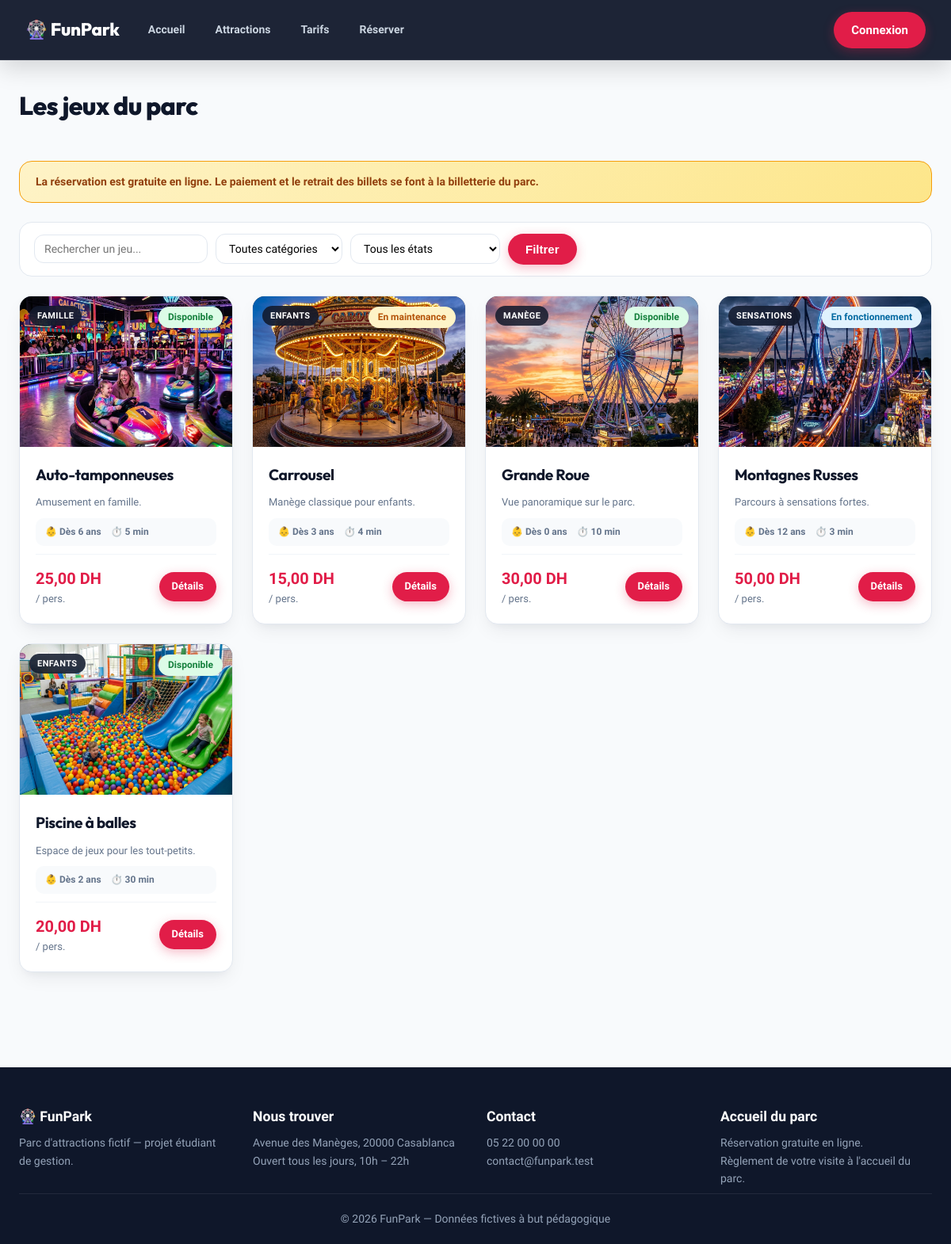
Screenshot of /index.php?page=jeux&action=index with the database file from the repository.
### tables this page shows
CREATE TABLE jeu (
  id_jeu INT AUTO_INCREMENT PRIMARY KEY,
  nom VARCHAR(80) NOT NULL,
  description TEXT,
  categorie VARCHAR(50) NOT NULL,
  age_minimum INT NOT NULL DEFAULT 0,
  capacite INT NOT NULL,
  duree_session INT NOT NULL,
  tarif DECIMAL(8,2) NOT NULL,
  etat ENUM('disponible','en_fonctionnement','en_maintenance','hors_service','ferme_temporairement') NOT NULL DEFAULT 'disponible',
  date_mise_service DATE,
  actif TINYINT(1) NOT NULL DEFAULT 1,
  id_responsable INT NULL,
  FOREIGN KEY (id_responsable) REFERENCES responsable(id_responsable)
);

### controllers/JeuController.php (called while the page is built, shortened)
<?php
class JeuController {
    private $pdo, $jeu, $responsable;
    public function __construct($pdo) {
        $this->jeu = new Jeu($pdo);
        $this->responsable = new Responsable($pdo);
    }
    public function actionIndex() {
        $filtres = ['q' => trim($_GET['q'] ?? ''), 'etat' => $_GET['etat'] ?? '', 'categorie' => $_GET['categorie'] ?? '',
                    'id_responsable' => $_GET['id_responsable'] ?? ''];
        $jeux = $this->jeu->tous($filtres, roleActuel(), idResponsableSession());
        vue('jeux/index', ['jeux' => $jeux, 'filtres' => $filtres, 'responsables' => $this->responsable->tous()]);
    }
}

### index.php (called while the page is built, shortened)
<?php
require RACINE . '/config/helpers.php';
$action = $_GET['action'] ?? 'index';
try {
    $controleur = new $nomClasse(getPDO());
    $methode = 'action' . ucfirst($action);
    $controleur->$methode();
} catch (PDOException $e) {
    die("Erreur de base de données : " . e($e->getMessage()));
}

### models/Jeu.php (called while the page is built, shortened)
<?php
class Jeu {
    private $pdo;
    public function __construct($pdo) { $this->pdo = $pdo; }
    public function tous($f, $role, $idResponsable) {
        $sql = "SELECT j.*, r.nom AS resp_nom, r.prenom AS resp_prenom
                FROM jeu j LEFT JOIN responsable r ON r.id_responsable = j.id_responsable WHERE 1=1";
        $p = [];
        if ($role === 'responsable')     { $sql .= " AND j.id_responsable = ?"; $p[] = $idResponsable; }
        elseif ($role !== 'admin')       { $sql .= " AND j.actif = 1"; }
        $sql .= " ORDER BY j.nom";
        $req = $this->pdo->prepare($sql);
        $req->execute($p);
        return $req->fetchAll();
    }
}

### views/jeux/index.php (the view, shortened to what this page needs)
<?php $titrePage = 'Jeux'; $role = roleActuel(); $personnel = estPersonnel(); ?>
<div class="entete">
    <h1><?= $role === 'responsable' ? 'Mes jeux' : 'Les jeux du parc' ?></h1>
</div>
<?php if (!$personnel) bandeauBilletterie(); ?>
<form method="get" class="filtres">
    <input type="text" name="q" placeholder="Rechercher un jeu..." value="<?= e($filtres['q']) ?>">
    <select name="categorie"><option value="">Toutes catégories</option>
    </select>
    <select name="etat"><option value="">Tous les états</option>
    </select>
    <button class="btn" type="submit">Filtrer</button>
</form>
<?php if (!$personnel): ?>
<div class="grille-jeux">
    <?php foreach ($jeux as $j): ?>
    <article class="carte-jeu">
        <div class="carte-image-wrapper">
            <img src="<?= e(imageJeu($j)) ?>" alt="<?= e($j['nom']) ?>" class="carte-jeu-img" loading="lazy">
            <span class="badge-categorie"><?= e($j['categorie']) ?></span>
            <div class="badge-etat-overlay"><?= $j['actif'] ? badge($j['etat']) : badge('inactif') ?></div>
        </div>
        <div class="carte-jeu-corps">
            <h3><a href="<?= e(url('jeux', 'detail', ['id' => $j['id_jeu']])) ?>"><?= e($j['nom']) ?></a></h3>
            <p class="desc-courte"><?= e($j['description']) ?></p>
            <div class="caracteristiques">
                <span>👶 Dès <?= (int)$j['age_minimum'] ?> ans</span>
                <span>⏱️ <?= (int)$j['duree_session'] ?> min</span>
            </div>
            <div class="carte-jeu-pied">
                <div class="prix-bloc">
                    <strong class="prix"><?= montant($j['tarif']) ?></strong> <small>/ pers.</small>
                </div>
                <a class="btn btn-sm" href="<?= e(url('jeux', 'detail', ['id' => $j['id_jeu']])) ?>">Détails</a>
            </div>
        </div>
    </article>
    <?php endforeach; ?>
</div>
<?php endif; ?>

### config/helpers.php (shortened to what this page needs)
<?php
function libelle($valeur) {
    $textes = [
        'disponible' => 'Disponible', 'en_fonctionnement' => 'En fonctionnement', 'en_maintenance' => 'En maintenance',
        'hors_service' => 'Hors service', 'ferme_temporairement' => 'Fermé temporairement',
        'admin' => 'Administrateur', 'responsable' => 'Responsable de jeu', 'agent' => 'Agent de vente / accueil',
        'client' => 'Client / visiteur',
        'especes' => 'Espèces', 'carte' => 'Carte', 'paye' => 'Payé', 'en_attente' => 'En attente',
        'confirmee' => 'Confirmée', 'payee' => 'Payée', 'utilisee' => 'Utilisée', 'annulee' => 'Annulée',
        'signalee' => 'Signalée', 'planifiee' => 'Planifiée', 'en_cours' => 'En cours', 'terminee' => 'Terminée',
        'jeu' => 'Lié à un jeu', 'general' => 'Frais généraux',
        'individuel' => 'Individuel', 'famille' => 'Famille', 'groupe' => 'Groupe',
        'actif' => 'Actif', 'inactif' => 'Inactif', 'valide' => 'Valide', 'utilise' => 'Utilisé',
        'billet' => 'Billets', 'reservation' => 'Réservation', 'abonnement' => 'Abonnement', 'autre' => 'Autre',
    ];
    return $textes[$valeur] ?? $valeur;
}
function badge($valeur) {
    return '<span class="badge b-' . e($valeur) . '">' . e(libelle($valeur)) . '</span>';
}
function imageJeu($jeu) {
    $nom = mb_strtolower(is_array($jeu) ? ($jeu['nom'] ?? '') : (string)$jeu);
    if (strpos($nom, 'roue') !== false) return 'public/images/grande_roue.png';
    if (strpos($nom, 'montagne') !== false || strpos($nom, 'russe') !== false) return 'public/images/montagnes_russes.png';
    if (strpos($nom, 'tampon') !== false || strpos($nom, 'auto') !== false) return 'public/images/auto_tamponneuses.png';
    if (strpos($nom, 'carrousel') !== false) return 'public/images/carrousel.png';
    if (strpos($nom, 'balle') !== false || strpos($nom, 'piscine') !== false) return 'public/images/piscine_balles.png';
    return 'public/images/grande_roue.png';
}
function e($texte) {
    return htmlspecialchars((string)$texte, ENT_QUOTES, 'UTF-8');
}
function montant($valeur) {
    return number_format((float)$valeur, 2, ',', ' ') . ' DH';
}
function url($page, $action = 'index', $params = []) {
    return 'index.php?' . http_build_query(array_merge(['page' => $page, 'action' => $action], $params));
}
function bandeauBilletterie() {
    echo '<p class="bandeau-info">La réservation est gratuite en ligne. Le paiement et le retrait des billets se font à la billetterie du parc.</p>';
}
function roleActuel() {
    return $_SESSION['user']['role'] ?? '';
}
function estPersonnel() {
    return in_array(roleActuel(), ['admin', 'responsable', 'agent'], true);
}
function idResponsableSession() {
    return $_SESSION['user']['id_responsable'] ?? null;
}
function vue($fichier, $donnees = [], $mode = null) {
    extract($donnees);
    require RACINE . '/views/layout/header.php';
    require RACINE . '/views/layout/navbar.php';
    require RACINE . '/views/' . $fichier . '.php';
    require RACINE . '/views/layout/footer.php';
}

### rows the page displays
jeu: shows a picture, categorie "FAMILLE", etat "Disponible", nom "Auto-tamponneuses", description "Amusement en famille.", age_minimum "6", duree_session "5", tarif "25,00 DH"
jeu: shows a picture, categorie "ENFANTS", etat "En maintenance", nom "Carrousel", description "Manège classique pour enfants.", age_minimum "3", duree_session "4", tarif "15,00 DH"
jeu: shows a picture, categorie "MANÈGE", etat "Disponible", nom "Grande Roue", description "Vue panoramique sur le parc.", age_minimum "0", duree_session "10", tarif "30,00 DH"
jeu: shows a picture, categorie "SENSATIONS", etat "En fonctionnement", nom "Montagnes Russes", description "Parcours à sensations fortes.", age_minimum "12", duree_session "3", tarif "50,00 DH"
jeu: shows a picture, categorie "ENFANTS", etat "Disponible", nom "Piscine à balles", description "Espace de jeux pour les tout-petits.", age_minimum "2", duree_session "30", tarif "20,00 DH"
